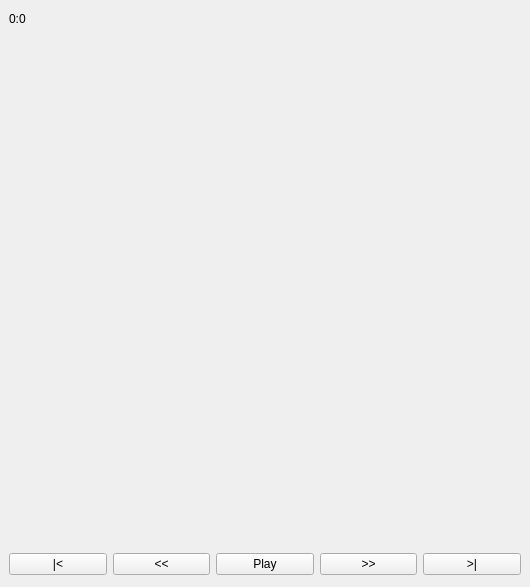
<?xml version="1.0" encoding="UTF-8"?>
<ui version="4.0">
 <class>DisplayWindow</class>
 <widget class="QMainWindow" name="DisplayWindow">
  <property name="geometry">
   <rect>
    <x>0</x>
    <y>0</y>
    <width>530</width>
    <height>587</height>
   </rect>
  </property>
  <property name="windowTitle">
   <string>Golf Demo</string>
  </property>
  <widget class="QWidget" name="centralwidget">
   <layout class="QVBoxLayout" name="verticalLayout">
    <item>
     <layout class="QHBoxLayout" name="horizontalLayout_2">
      <item>
       <widget class="QLabel" name="lblFrameNum">
        <property name="minimumSize">
         <size>
          <width>0</width>
          <height>20</height>
         </size>
        </property>
        <property name="maximumSize">
         <size>
          <width>16777215</width>
          <height>20</height>
         </size>
        </property>
        <property name="text">
         <string>0:0</string>
        </property>
       </widget>
      </item>
      <item>
       <spacer name="horizontalSpacer">
        <property name="orientation">
         <enum>Qt::Horizontal</enum>
        </property>
        <property name="sizeType">
         <enum>QSizePolicy::Expanding</enum>
        </property>
        <property name="sizeHint" stdset="0">
         <size>
          <width>40</width>
          <height>20</height>
         </size>
        </property>
       </spacer>
      </item>
     </layout>
    </item>
    <item>
     <widget class="QLabel" name="image">
      <property name="minimumSize">
       <size>
        <width>512</width>
        <height>512</height>
       </size>
      </property>
      <property name="maximumSize">
       <size>
        <width>512</width>
        <height>512</height>
       </size>
      </property>
      <property name="text">
       <string/>
      </property>
     </widget>
    </item>
    <item>
     <layout class="QHBoxLayout" name="horizontalLayout">
      <item>
       <widget class="QPushButton" name="pbFirstFrame">
        <property name="text">
         <string>|&lt;</string>
        </property>
       </widget>
      </item>
      <item>
       <widget class="QPushButton" name="pbPrevFrame">
        <property name="text">
         <string>&lt;&lt;</string>
        </property>
       </widget>
      </item>
      <item>
       <widget class="QPushButton" name="pbPlayFrames">
        <property name="text">
         <string>Play</string>
        </property>
       </widget>
      </item>
      <item>
       <widget class="QPushButton" name="pbNextFrame">
        <property name="text">
         <string>&gt;&gt;</string>
        </property>
       </widget>
      </item>
      <item>
       <widget class="QPushButton" name="pbLastFrame">
        <property name="text">
         <string>&gt;|</string>
        </property>
       </widget>
      </item>
     </layout>
    </item>
   </layout>
  </widget>
 </widget>
 <resources/>
 <connections/>
</ui>
